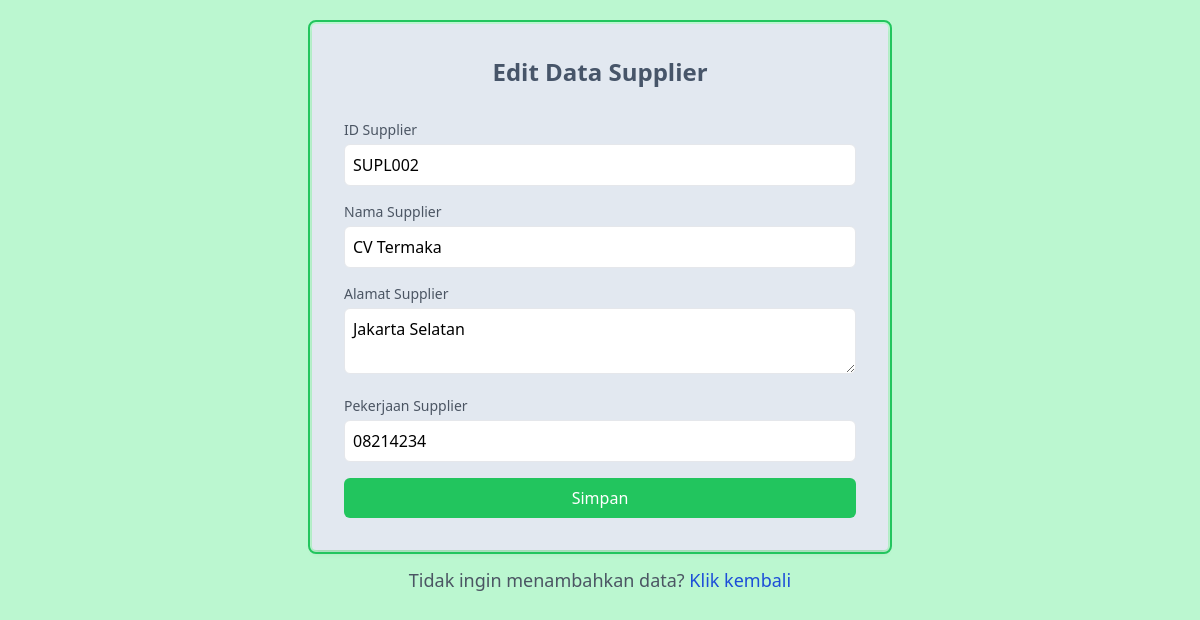
Page /build/pages/function/editsupplier.php?id=SUPL002 (signed in) on the committed database.
### tables this page shows
CREATE TABLE `supplier` (
  `id_supplier` char(10) NOT NULL DEFAULT '',
  `nama_supplier` varchar(100) DEFAULT NULL,
  `alamat` varchar(100) DEFAULT NULL,
  `no_telepon` varchar(50) DEFAULT NULL
);

### build/pages/function/editsupplier.php (the view, shortened to what this page needs)
<!DOCTYPE html>
<html lang="en">
<head>
    <script src="https://cdn.tailwindcss.com"></script>
</head>
<body class="bg-green-200 p-6">
    <?php
    include 'koneksi.php';
    $id = $_GET['id'];
    $data = mysqli_query($conn, "select * from supplier where id_supplier= '$id'");
    while ($row = mysqli_fetch_array($data)) {
    ?>
        <div class="max-w-xl mx-auto  rounded p-8 shadow-md outline outline-2  outline-offset-2 outline-green-500 bg-slate-200">
            <h2 class="text-2xl font-bold mb-8 text-slate-600 text-center ">Edit Data Supplier</h2>
            <form action="proseseditsupplier.php" method="post" class="space-y-4 ">
                <div>
                    <label for="id" class="block text-sm font-medium text-gray-600">ID Supplier</label>
                    <input type="text" id="id_supplier" name="id" value="<?php echo $row['id_supplier']; ?>" class="mt-1 p-2 w-full border rounded-md " readonly>
                </div>
                <div>
                    <label for="nama" class="block text-sm font-medium text-gray-600">Nama Supplier</label>
                    <input type="text" id="nama_supplier" name="nama" value="<?php echo $row['nama_supplier']; ?>" class="mt-1 p-2 w-full border rounded-md">
                </div>
                <div>
                    <label for="alamat" class="block text-sm font-medium text-gray-600">Alamat Supplier</label>
                    <textarea id="alamat_supplier" name="alamat" value="<?php echo $row['id_supplier']; ?>" class="mt-1 p-2 w-full border rounded-md"><?php echo $row['alamat']; ?></textarea>
                </div>
                <div>
                    <label for="pekerjaan" class="block text-sm font-medium text-gray-600">Pekerjaan Supplier</label>
                    <input type="text" id="no_telepon" name="no_telepon" value="<?php echo $row['no_telepon']; ?>" class="mt-1 p-2 w-full border rounded-md">
                </div>
                <div>
                    <button type="submit" class="w-full bg-green-500 text-white p-2 rounded-md hover:bg-green-700">Simpan</button>
                </div>
            </form>
        </div>
        <p class="mt-4 text-lg text-gray-600 text-center">Tidak ingin menambahkan data? <a href="../datasupplier.php" class="text-blue-700 no-underline hover:underline">Klik kembali</a></p>
</body>
<?php
    }
?>
</html>

### rows in the picture
supplier: id "SUPL002", nama "CV Termaka", alamat "Jakarta Selatan", no_telepon "08214234"
